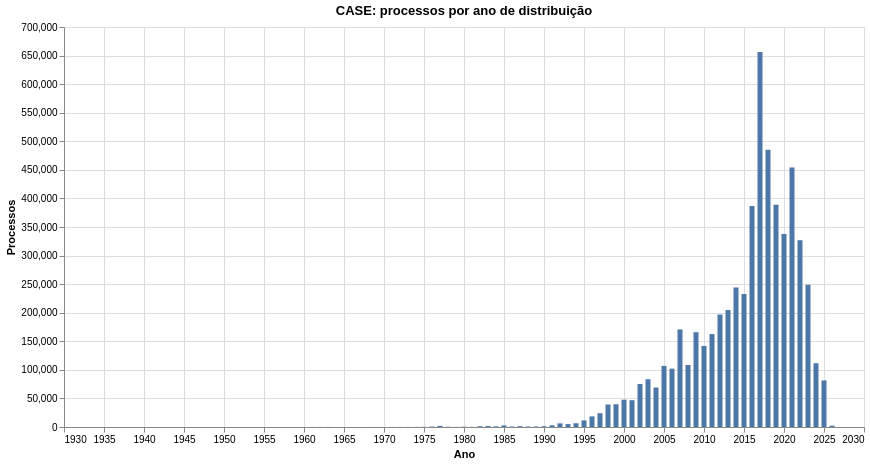

This figure's notebook cell:
### Markdown cell above
## CASE 3 - Distribuição por ano

### Code cell
por_ano_case = (
    lf_silver_face.filter(pl.col("distribuicao_data").is_not_null())
    .group_by(pl.col("distribuicao_data").dt.year().alias("ano"))
    .agg(pl.len().alias("n_processos"))
    .sort("ano")
    .collect()
)

display(por_ano_case)

(
    por_ano_case.plot.bar(
        x=alt.X("ano:Q", axis=alt.Axis(format="d", tickMinStep=1), title="Ano"),
        y=alt.Y("n_processos:Q", title="Processos"),
    ).properties(
        title="CASE: processos por ano de distribuição",
        width=800,
        height=400,
    )
)

### Figure 1 — Vega-Lite specification as saved in the notebook (floating-point values rounded to 4 significant figures)
{"config": {"view": {"continuousWidth": 300, "continuousHeight": 300}}, "data": {"name": "data-f43b19c9712b92b3a9e36d74f9573aae"}, "mark": {"type": "bar", "tooltip": true}, "encoding": {"x": {"axis": {"format": "d", "tickMinStep": 1}, "field": "ano", "title": "Ano", "type": "quantitative"}, "y": {"field": "n_processos", "title": "Processos", "type": "quantitative"}}, "height": 400, "params": [{"name": "param_1e9efca18e7a2868", "select": {"type": "interval", "encodings": ["x", "y"]}, "bind": "scales"}], "title": "CASE: processos por ano de distribuição", "width": 800, "$schema": "https://vega.github.io/schema/vega-lite/v6.4.1.json", "datasets": {"data-f43b19c9712b92b3a9e36d74f9573aae": [{"ano": 1934, "n_processos": 1}, {"ano": 1935, "n_processos": 1}, {"ano": 1936, "n_processos": 38}, {"ano": 1937, "n_processos": 55}, {"ano": 1938, "n_processos": 9}, {"ano": 1939, "n_processos": 7}, {"ano": 1940, "n_processos": 48}, {"ano": 1942, "n_processos": 4}, {"ano": 1944, "n_processos": 8}, {"ano": 1945, "n_processos": 2}, {"ano": 1946, "n_processos": 3}, {"ano": 1948, "n_processos": 8}, {"ano": 1949, "n_processos": 7}, {"ano": 1950, "n_processos": 10}, {"ano": 1951, "n_processos": 18}, {"ano": 1952, "n_processos": 3}, {"ano": 1953, "n_processos": 47}, {"ano": 1954, "n_processos": 22}, {"ano": 1955, "n_processos": 48}, {"ano": 1956, "n_processos": 54}, {"ano": 1957, "n_processos": 44}, {"ano": 1958, "n_processos": 52}, {"ano": 1959, "n_processos": 18}, {"ano": 1960, "n_processos": 11}, {"ano": 1961, "n_processos": 72}, {"ano": 1962, "n_processos": 162}, {"ano": 1963, "n_processos": 142}, {"ano": 1964, "n_processos": 19}, {"ano": 1965, "n_processos": 16}, {"ano": 1966, "n_processos": 28}, {"ano": 1967, "n_processos": 17}, {"ano": 1968, "n_processos": 29}, {"ano": 1969, "n_processos": 91}, {"ano": 1970, "n_processos": 42}, {"ano": 1971, "n_processos": 117}, {"ano": 1972, "n_processos": 121}, {"ano": 1973, "n_processos": 130}, {"ano": 1974, "n_processos": 174}, {"ano": 1975, "n_processos": 311}, {"ano": 1976, "n_processos": 762}, {"ano": 1977, "n_processos": 1913}, {"ano": 1978, "n_processos": 432}, {"ano": 1979, "n_processos": 173}, {"ano": 1980, "n_processos": 530}, {"ano": 1981, "n_processos": 251}, {"ano": 1982, "n_processos": 1326}, {"ano": 1983, "n_processos": 1697}, {"ano": 1984, "n_processos": 1139}, {"ano": 1985, "n_processos": 2765}, {"ano": 1986, "n_processos": 867}, {"ano": 1987, "n_processos": 1497}, {"ano": 1988, "n_processos": 860}, {"ano": 1989, "n_processos": 864}, {"ano": 1990, "n_processos": 1323}, {"ano": 1991, "n_processos": 2969}, {"ano": 1992, "n_processos": 6312}, {"ano": 1993, "n_processos": 5075}, {"ano": 1994, "n_processos": 6545}, {"ano": 1995, "n_processos": 11578}, {"ano": 1996, "n_processos": 18516}, {"ano": 1997, "n_processos": 24056}, {"ano": 1998, "n_processos": 39357}, {"ano": 1999, "n_processos": 39852}, {"ano": 2000, "n_processos": 47789}, {"ano": 2001, "n_processos": 46858}, {"ano": 2002, "n_processos": 75193}, {"ano": 2003, "n_processos": 83519}, {"ano": 2004, "n_processos": 69117}, {"ano": 2005, "n_processos": 106991}, {"ano": 2006, "n_processos": 102131}, {"ano": 2007, "n_processos": 170765}, {"ano": 2008, "n_processos": 108607}, {"ano": 2009, "n_processos": 165936}, {"ano": 2010, "n_processos": 141809}, {"ano": 2011, "n_processos": 162657}, {"ano": 2012, "n_processos": 196791}, {"ano": 2013, "n_processos": 204730}, {"ano": 2014, "n_processos": 243989}, {"ano": 2015, "n_processos": 232885}, {"ano": 2016, "n_processos": 386665}, {"ano": 2017, "n_processos": 656309}, {"ano": 2018, "n_processos": 485053}, {"ano": 2019, "n_processos": 388776}, {"ano": 2020, "n_processos": 337727}, {"ano": 2021, "n_processos": 453929}, {"ano": 2022, "n_processos": 326654}, {"ano": 2023, "n_processos": 249085}, {"ano": 2024, "n_processos": 111554}, {"ano": 2025, "n_processos": 81443}, {"ano": 2026, "n_processos": 2288}]}}
